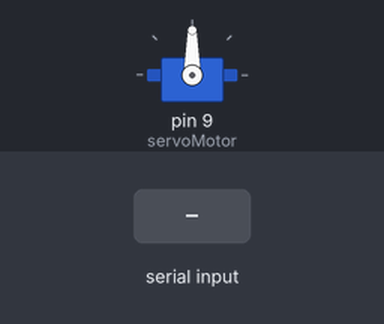
This sketch was run on a simulated Arduino Uno, built with avr-gcc and run on an emulated ATmega328P. On the bench: servo. The inputs (shaded band) are chosen by the test bench.

Above: at 1.2 s.
1.3 s: "1" received over Serial
Timing chart, 0 to 4.3 s (numbered marks = the images above; inputs shaded):
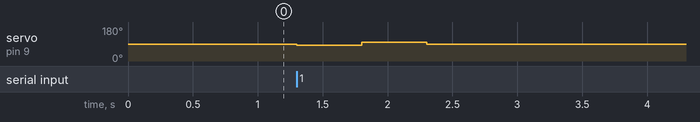

Measured:
- after the input at 1.3 s, servo on pin 9 (servoMotor): 90° → 83° at once, → 99° 0.50 s later, → 90° 0.50 s later

The sketch:

ArduinoCode.ino
```cpp
#include <Servo.h>

Servo servoMotor;

void setup() {
  servoMotor.attach(9);
  Serial.begin(9600);
  servoMotor.write(90);
}

char oldvalue = ' ';
bool alreadyRotated = false;

void loop() {
  if (Serial.available() > 0) {
    char receivedChar = Serial.read();

    if (oldvalue == receivedChar) {
      return;
    } else {
      oldvalue = receivedChar;

      if (receivedChar == '1' && !alreadyRotated) {
        servoMotor.write(83);
        delay(500);
        servoMotor.write(99);
        delay(500);

        servoMotor.write(90);
        //alreadyRotated = true;
      }
    }
  }
}
```
